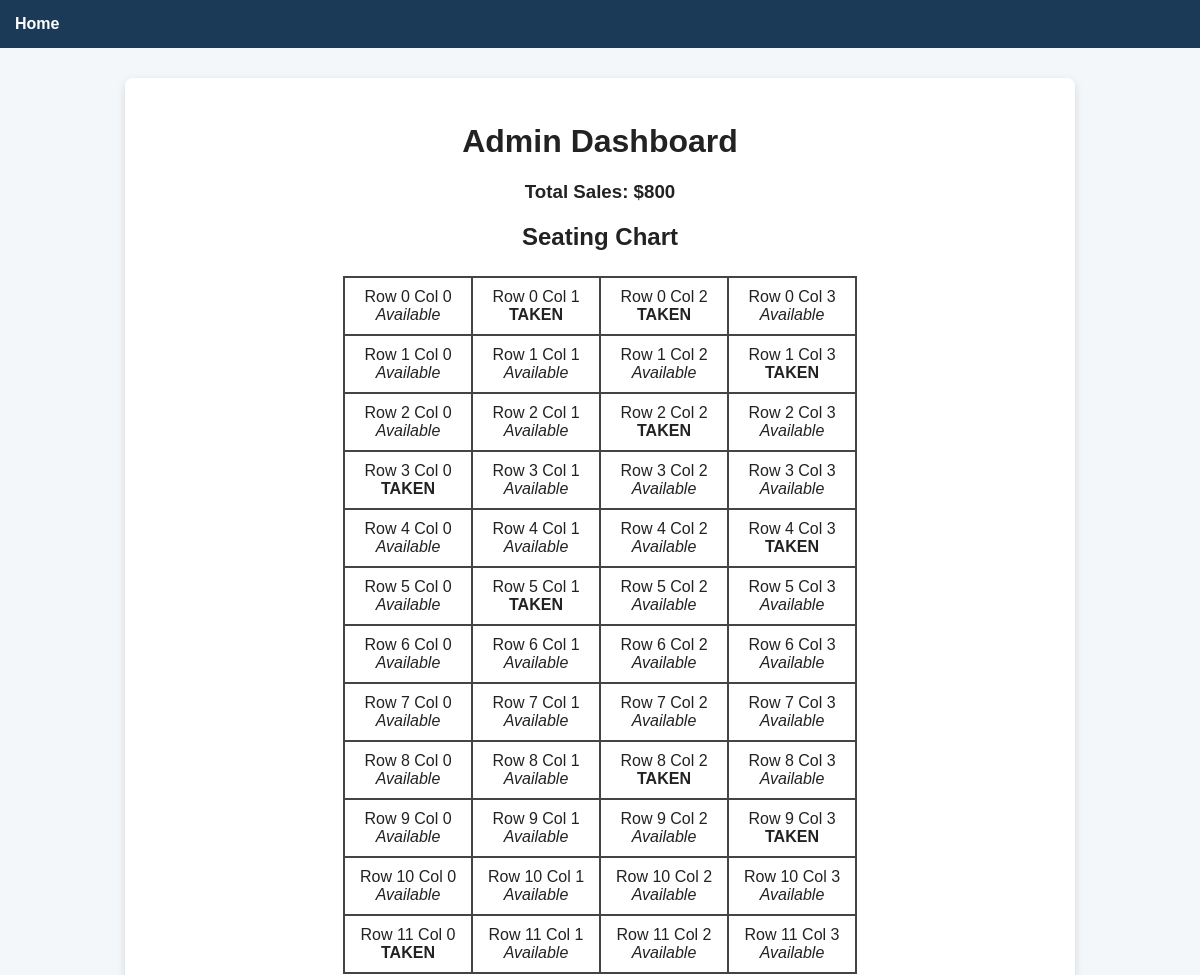
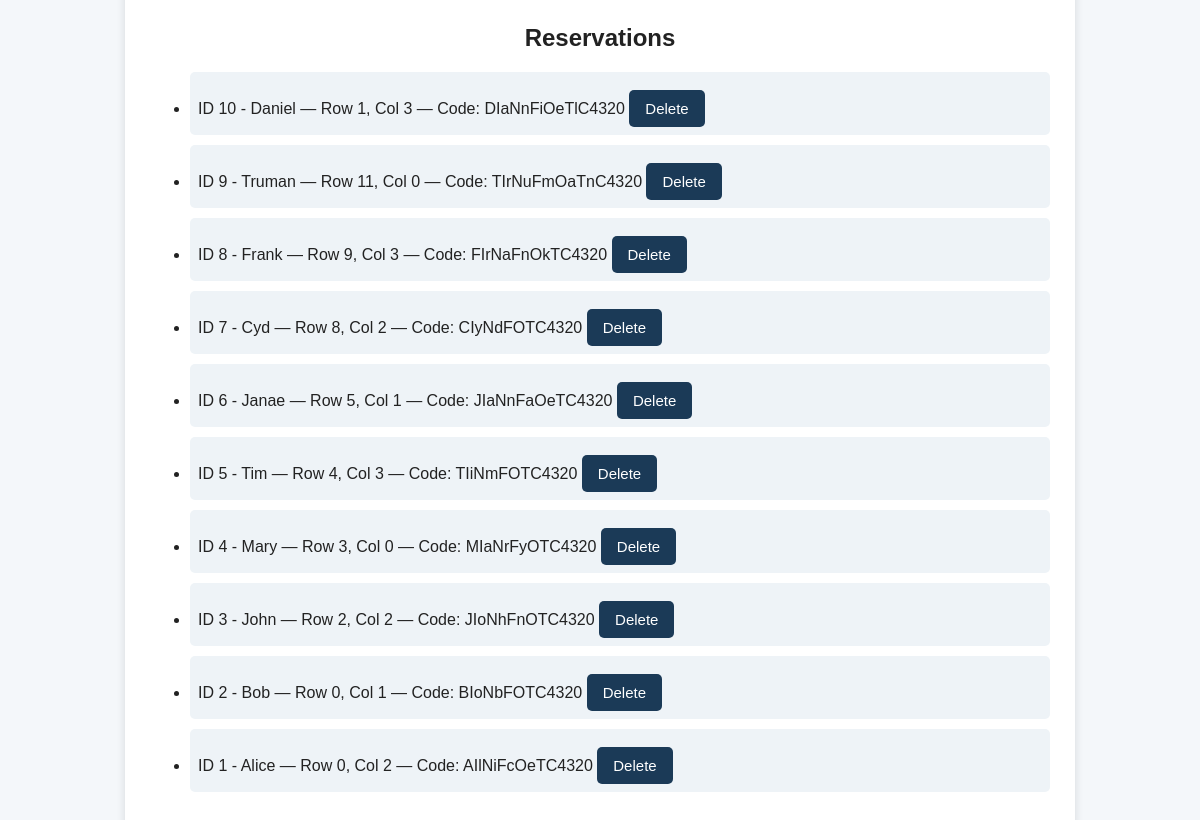
The page /admin/dashboard (signed in) on the database its author committed (2 pictures, top to bottom).
### app.py (models this page shows)
class Reservation(db.Model):
    __tablename__ = 'reservations'  # must match your table name
    id = db.Column(db.Integer, primary_key=True)
    passengerName = db.Column(db.String)
    seatRow = db.Column(db.Integer)
    seatColumn = db.Column(db.Integer)
    eTicketNumber = db.Column(db.String)
    created = db.Column(db.DateTime, default=datetime.utcnow)

### app.py (the view)
@app.route('/admin/dashboard')
def admin_dashboard():
    if 'admin_user' not in session:
        flash('Please log in as admin')
        return redirect(url_for('admin_login'))
    reservations = Reservation.query.order_by(Reservation.id.desc()).all()
    seats_taken = {(r.seatRow, r.seatColumn) for r in reservations}
    cm = get_cost_matrix()
    total_sales = 0
    total_sales = 0
    for r in reservations:
        rr = r.seatRow
        cc = r.seatColumn
        if 0 <= rr < 12 and 0 <= cc < 4:
            total_sales += cm[rr][cc]
    return render_template('admin_dashboard.html', reservations=reservations, seats_taken=seats_taken, total_sales=total_sales)

### app.py (called while the page is built)
def get_cost_matrix():
    return [[100, 75, 50, 100] for _ in range(12)]

### templates/admin_dashboard.html (shortened to what this page needs)
{% extends "base.html" %}
{% block content %}
    <h1>Admin Dashboard</h1>
    <h3>Total Sales: ${{ total_sales }}</h3>
    <h2>Seating Chart</h2>
    <table class = "seat-table" border="1" style="border-collapse:collapse">
      {% for r in range(0,12) %}
      <tr>
        {% for c in range(0,4) %}
        <td style="padding:8px; width:110px; text-align:center;">
          Row {{r}} Col {{c}}<br/>
          {% if (r, c) in seats_taken %}
            <strong>TAKEN</strong>
          {% else %}
            <em>Available</em>
          {% endif %}
        </td>
        {% endfor %}
      </tr>
      {% endfor %}
    </table>
    <h2>Reservations</h2>
    <ul class="res-list">
      {% for res in reservations %}
      <li>
        ID {{ res['id'] }} - {{ res['passengerName'] }} — Row {{ res['seatRow'] }}, Col {{ res['seatColumn'] }} — Code: {{ res['eTicketNumber'] }}
        <form method="post" action="{{ url_for('delete_reservation', id=res['id']) }}" style="display:inline">
          <button type="submit">Delete</button>
        </form>
      </li>
      {% else %}
      <li>No reservations yet.</li>
      {% endfor %}
    </ul>
{% endblock %}

### templates/base.html (style rules this page uses)
body { font-family: Arial, sans-serif; margin: 0; padding: 0; background: #f4f7fa; color: #222; }
h1, h2, h3 { text-align: center; margin-top: 20px; }
button, .btn { background: #1b3a57; color: white; padding: 10px 16px; border: none; border-radius: 5px; cursor: pointer; font-size: 15px; margin-top: 10px; }
form { margin-top: 20px; }
.seat-table { margin: 25px auto; border-collapse: collapse; }
.seat-table th, .seat-table td { width: 40px; height: 40px; border: 2px solid #444; text-align: center; }
.res-list li { margin: 10px 0; padding: 8px; background: #eef3f7; border-radius: 5px; }

### rows shown on the page
Reservation: id "10", passengerName "Daniel", seatRow "1", seatColumn "3", eTicketNumber "DIaNnFiOeTlC4320"
Reservation: id "9", passengerName "Truman", seatRow "11", seatColumn "0", eTicketNumber "TIrNuFmOaTnC4320"
Reservation: id "8", passengerName "Frank", seatRow "9", seatColumn "3", eTicketNumber "FIrNaFnOkTC4320"
Reservation: id "7", passengerName "Cyd", seatRow "8", seatColumn "2", eTicketNumber "CIyNdFOTC4320"
Reservation: id "6", passengerName "Janae", seatRow "5", seatColumn "1", eTicketNumber "JIaNnFaOeTC4320"
Reservation: id "5", passengerName "Tim", seatRow "4", seatColumn "3", eTicketNumber "TIiNmFOTC4320"
Reservation: id "4", passengerName "Mary", seatRow "3", seatColumn "0", eTicketNumber "MIaNrFyOTC4320"
Reservation: id "3", passengerName "John", seatRow "2", seatColumn "2", eTicketNumber "JIoNhFnOTC4320"
Reservation: id "2", passengerName "Bob", seatRow "0", seatColumn "1", eTicketNumber "BIoNbFOTC4320"
Reservation: id "1", passengerName "Alice", seatRow "0", seatColumn "2", eTicketNumber "AIlNiFcOeTC4320"

### other values the page prints
{{ total_sales }} "800"
{{ r }} "0" "0" "0" "0" "1" "1" "1" "1" "2" "2" "2" "2" "3" "3" "3" "3" "4" "4" "4" "4" "5" "5" "5" "5" "6" "6" "6" "6" "7" "7" "7" "7" "8" "8" "8" "8" "9" "9" "9" "9" "10" "10" "10" "10" "11" "11" "11" "11"
{{ c }} "0" "1" "2" "3" "0" "1" "2" "3" "0" "1" "2" "3" "0" "1" "2" "3" "0" "1" "2" "3" "0" "1" "2" "3" "0" "1" "2" "3" "0" "1" "2" "3" "0" "1" "2" "3" "0" "1" "2" "3" "0" "1" "2" "3" "0" "1" "2" "3"
